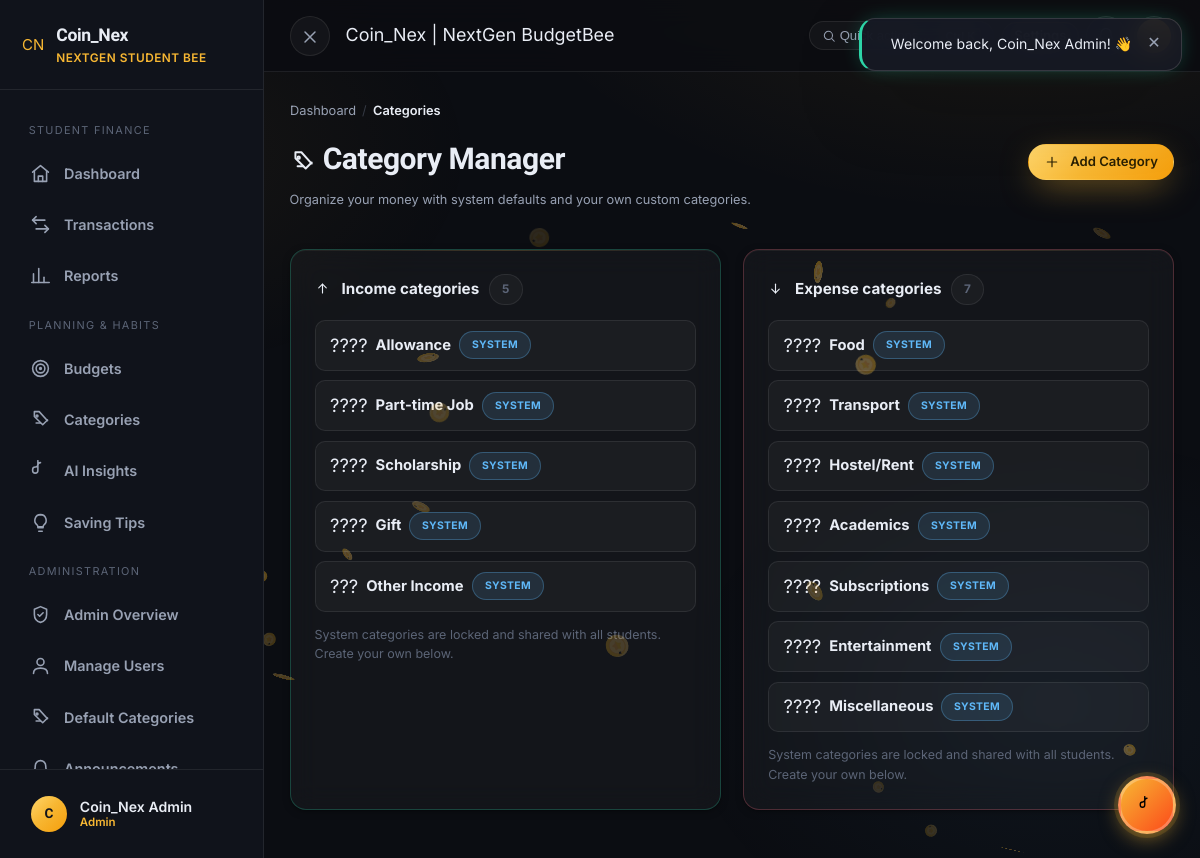
Page /categories (signed in) on the committed database.
### tables this page shows
CREATE TABLE `categories` (
  `category_id` int(10) UNSIGNED NOT NULL,
  `name` varchar(60) NOT NULL,
  `type` enum('income','expense') NOT NULL,
  `icon` varchar(40) NOT NULL DEFAULT '????',
  `is_default` tinyint(1) NOT NULL DEFAULT 0,
  `user_id` int(10) UNSIGNED DEFAULT NULL COMMENT 'Owner when personal; NULL for system defaults',
  `created_at` datetime NOT NULL DEFAULT current_timestamp()
);

### app/controllers/CategoriesController.php (called while the page is built, shortened)
<?php
final class CategoriesController
{
    public function index(): void
    {
        $categories = Category::allForUser(Helper::userId());
        $view = 'pages/categories';
        require VIEWS_PATH . '/layouts/app-layout.php';
    }
}

### app/core/App.php (called while the page is built, shortened)
<?php
final class App
{
    public static function run(): void
    {
        $path = Helper::basePathUri();
        $segments = $path === '/' ? [] : array_values(array_filter(explode('/', $path), static fn ($s) => $s !== ''));
        [$controllerClass, $methodSegment, $paramOffset] = self::resolve($segments);
        $params = array_slice($segments, $paramOffset);
        $controller = new $controllerClass();
        $controller->{$methodSegment}(...array_values($params));
    }
    private static function resolve(array $segments): array
    {
        $slug = $segments[0] ?? 'home';
        $controller = preg_replace('/[^a-zA-Z0-9_]/', '', $slug);
        $method     = preg_replace('/[^a-zA-Z0-9_]/', '', $segments[1] ?? 'index');
        return [ucfirst($controller) . 'Controller', $method, 2];
    }
}

### public/index.php (called while the page is built, shortened)
<?php
require dirname(__DIR__) . '/config/config.php';
App::run();

### app/core/Session.php (called while the page is built, shortened)
<?php
final class Session
{
    public static function get(string $key, mixed $default = null): mixed
    {
        return $_SESSION[$key] ?? $default;
    }
}

### app/core/Database.php (called while the page is built, shortened)
<?php
final class Database
{
    private static ?PDO $pdo = null;
    public static function pdo(): PDO
    {
        if (self::$pdo === null) {
            $dsn = 'mysql:host=' . DB_HOST . ';dbname=' . DB_NAME . ';charset=' . DB_CHARSET;
            self::$pdo = new PDO($dsn, DB_USER, DB_PASS, [
                PDO::ATTR_ERRMODE            => PDO::ERRMODE_EXCEPTION,
                PDO::ATTR_DEFAULT_FETCH_MODE => PDO::FETCH_ASSOC,
                PDO::ATTR_EMULATE_PREPARES   => false,
            ]);
        }
        return self::$pdo;
    }
    public static function run(string $sql, array $params = []): PDOStatement
    {
        $stmt = self::pdo()->prepare($sql);
        $stmt->execute($params);
        return $stmt;
    }
    public static function fetchAll(string $sql, array $params = []): array
    {
        return self::run($sql, $params)->fetchAll();
    }
}

### app/models/Category.php (called while the page is built, shortened)
<?php
final class Category
{
    public static function allForUser(int $userId): array
    {
        return Database::fetchAll(
            'SELECT * FROM categories
              WHERE is_default = 1 OR user_id = ?
              ORDER BY type DESC, is_default DESC, category_id ASC',
            [$userId]
        );
    }
}

### config/config.php (called while the page is built, shortened)
<?php
spl_autoload_register(static function (string $class): void {
    $map = [
        APP_PATH . '/core',
        APP_PATH . '/controllers',
        APP_PATH . '/models',
    ];
    foreach ($map as $dir) {
        $file = $dir . '/' . $class . '.php';
        if (is_file($file)) {
            return;
        }
    }
});

### app/views/pages/categories.php (the view, shortened to what this page needs)
<?php
function renderCategoryCard(array $group, string $type): void {
    $tint = $type === 'income' ? 'rgba(45,212,167,.25)' : 'rgba(251,113,133,.25)';
    $label = $type === 'income' ? 'Income' : 'Expense';
    $labelIcon = $type === 'income' ? Helper::icon('income', '15') : Helper::icon('expense', '15');
?>
    <div class="card" style="border-color:<?= $tint ?>;">
        <div class="card-title"><?= $labelIcon ?> <?= $label ?> categories <span class="badge badge-faint"><?= count($group) ?></span></div>
        <div class="flex" style="flex-direction:column;gap:.6rem;">
            <?php foreach ($group as $cat): ?>
            <div class="flex items-center between gap-1" style="background:var(--surface);border:1px solid var(--border);border-radius:var(--radius-sm);padding:.6rem .9rem;">
                <div class="flex items-center gap-1">
                    <span style="font-size:1.15rem;"><?= Helper::e($cat['icon']) ?></span>
                    <span class="bold" style="font-size:.92rem;"><?= Helper::e($cat['name']) ?></span>
                    <?php if ($cat['is_default']): ?>
                        <span class="badge badge-info" style="font-size:.65rem;">SYSTEM</span>
                    <?php else: ?>
                        <span class="badge badge-brand" style="font-size:.65rem;">MY CATEGORY</span>
                    <?php endif; ?>
                </div>
            </div>
            <?php endforeach; ?>
        </div>
        <div class="form-hint mt-2">System categories are locked and shared with all students. Create your own below.</div>
    </div>
<?php } ?>
<div class="flex between wrap gap-2 items-center mb-3">
    <div>
        <div class="breadcrumbs"><a href="<?= Helper::url('dashboard') ?>">Dashboard</a><span class="sep">/</span><span class="current">Categories</span></div>
        <h1><?= Helper::icon('tags', '26') ?> Category Manager</h1>
        <p class="muted small">Organize your money with system defaults and your own custom categories.</p>
    </div>
    <button type="button" class="btn btn-primary btn-sm" data-add-category><?= Helper::icon('plus', '15') ?> Add Category</button>
</div>
<div class="stagger" style="display:grid;grid-template-columns:1fr 1fr;gap:1.4rem;" id="category-grid">
    <?php
    renderCategoryCard($income, 'income');
    ?>
</div>

### app/views/layouts/app-layout.php (shortened to what this page needs)
<?php
$viewFile = VIEWS_PATH . '/' . $view . '.php';
$pageTitle ??= Helper::pageTitle();
$currentUser = Helper::currentUser();
$navBase = Helper::basePathUri();
$navItems = [
    ['dashboard', 'home', 'Dashboard'],
    ['transactions', 'swap', 'Transactions'],
    ['reports', 'chart', 'Reports'],
    ['budgets', 'target', 'Budgets'],
    ['categories', 'tags', 'Categories'],
    ['insights', 'brain', 'AI Insights'],
    ['tips', 'bulb', 'Saving Tips'],
];
function navItem(string $base, string $target, string $icon, string $label): string {
    $active = ($base === $target) || (str_starts_with($base, $target . '/'));
    $cls = $active ? 'nav-link active' : 'nav-link';
    return '<a class="' . $cls . '" href="' . Helper::url($target) . '" title="' . $label . '"><span class="nav-ico">' . Helper::icon($icon, '20') . '</span><span>' . $label . '</span></a>';
}
?>
<!DOCTYPE html>
<html lang="en" data-theme="<?= Helper::e($currentUser['theme'] ?? 'dark') ?>" style="--cc-font-scale:<?= Helper::e((float)($currentUser['font_scale'] ?? 1.0)) ?>;">
<head>
    <link rel="stylesheet" href="<?= Helper::asset('css/style.css') . '?v=20260926-responsive' ?>">
</head>
<body class="app-body">
    <div class="toast-wrap"></div>
    <div class="app-shell">
        <aside class="sidebar">
            <div class="sidebar-brand">
                <a href="<?= Helper::url('dashboard') ?>" style="display:flex;align-items:center;gap:.75rem;text-decoration:none;">
                    <div class="brand-badge-box site-brand-mark"><span class="brand-badge-initials">CN</span><span class="brand-live-dot"></span></div>
                    <div class="brand-text">
                        <div class="brand-name" style="color:var(--text);font-weight:700;font-size:1.1rem;letter-spacing:-0.02em;"><?= Helper::e(APP_NAME) ?></div>
                        <div class="brand-tag" style="color:var(--brand);font-size:.74rem;font-weight:600;text-transform:uppercase;letter-spacing:0.04em;">NextGen Student Bee</div>
                    </div>
                </a>
            </div>
            <nav class="sidebar-nav">
                <div class="nav-section">Student Finance</div>
                <?php foreach (array_slice($navItems, 0, 3) as [$route, $icon, $label]) {
                    echo navItem($navBase, $route, $icon, $label);
                } ?>
                <div class="nav-section">Planning &amp; Habits</div>
                <?php foreach (array_slice($navItems, 3, 4) as [$route, $icon, $label]) {
                    echo navItem($navBase, $route, $icon, $label);
                } ?>
                <?php if (Helper::isAdmin()): ?>
                <div class="nav-section">Administration</div>
                <?= navItem($navBase, 'admin', 'shield', 'Admin Overview'); ?>
                <?= navItem($navBase, 'admin/users', 'user', 'Manage Users'); ?>
                <?= navItem($navBase, 'admin/categories', 'tags', 'Default Categories'); ?>
                <?= navItem($navBase, 'admin/announcements', 'bell', 'Announcements'); ?>
                <?php endif; ?>
            </nav>
            <div class="sidebar-foot">
                <a href="<?= Helper::url('profile') ?>" class="nav-link" style="border-radius:12px;padding:.55rem .75rem;">
                    <span class="avatar-circle" style="width:36px;height:36px;font-size:.85rem;background:var(--grad-brand);color:#12141a;font-weight:700;"><?= Helper::e(mb_strtoupper(mb_substr($currentUser['name'] ?? 'U', 0, 1))) ?></span>
                    <span class="flex" style="flex-direction:column;gap:0;line-height:1.25;">
                        <span style="font-size:.88rem;font-weight:600;color:var(--text);"><?= Helper::e($currentUser['name'] ?? 'User') ?></span>
                        <span class="faint" style="font-size:.72rem;text-transform:capitalize;color:var(--brand);"><?= Helper::e($currentUser['role'] ?? 'student') ?></span>
                    </span>
                </a>
            </div>
        </aside>
        <div class="main-area">
            <header class="topbar">
                <button class="icon-btn" data-rail-collapse aria-label="Collapse sidebar" title="Collapse sidebar">
                    <span data-rail-collapse-ico><?= Helper::icon('x', '20') ?></span>
                </button>
                <div class="topbar-title-wrap">
                    <div class="page-title"><?= Helper::e($pageTitle) ?></div>
                </div>
                <div class="flex items-center gap-1" style="margin-left:auto;">
                    <button type="button" class="topbar-search-pill" onclick="openCommandPalette()" title="Press Ctrl+K to open spotlight">
                        <span><?= Helper::icon('search', '14') ?> Quick actions…</span>
                        <kbd>Ctrl K</kbd>
                    </button>
                    <div class="dropdown settings-dropdown">
                        <button type="button" class="btn btn-ghost btn-sm flex items-center gap-1" data-dropdown-trigger style="padding:.4rem .7rem;border-color:rgba(247,183,51,0.3);color:var(--text);" title="Display, Eye Protection & Sound Settings">
                            <?= Helper::icon('settings', '15') ?> <span>Settings</span>
                        </button>
                    </div>
                    <div class="dropdown notif-dot">
                        <button class="icon-btn" data-dropdown-trigger aria-label="Notifications"><?= Helper::icon('bell', '20') ?>
                        </button>
                    </div>
                    <div class="dropdown">
                        <button class="icon-btn" data-dropdown-trigger aria-label="Account menu" style="padding:2px;">
                            <span class="avatar-circle" style="width:34px;height:34px;font-size:.78rem;background:var(--grad-brand);color:#12141a;font-weight:700;"></span>
                        </button>
                    </div>
                </div>
            </header>
            <main class="content">
                <?php if (is_file($viewFile)) { require $viewFile; } else { Helper::abort("View not found: $view", 500); } ?>
    <link rel="stylesheet" href="<?= Helper::asset('css/light-theme-overrides.css') . '?v=20260927-light' ?>">
            </main>
        </div>
    </div>
    <div class="floating-bee-dock">
        <button type="button" class="bee-mascot-btn" onclick="toggleBeeSpeech()" title="Chat with BudgetBee AI">
            <?= Helper::icon('brain', '18') ?>
        </button>
    </div>
</body>
</html>

### app/core/Helper.php (shortened to what this page needs)
<?php
final class Helper
{
    public static function url(string $path = ''): string
    {
        $base = rtrim(BASE_URL, '/');
        $trimmed = ltrim($path, '/');
        return ($base === '' ? '' : $base) . '/' . $trimmed;
    }
    public static function asset(string $path): string
    {
        $base = rtrim(BASE_URL, '/');
        $clean = ltrim($path, '/');
        $root = defined('ROOT_PATH') ? ROOT_PATH : (defined('ROOT_DIR') ? ROOT_DIR : dirname(__DIR__, 2));
        $fullPath = $root . '/public/' . $clean;
        $ver = is_file($fullPath) ? (string) filemtime($fullPath) : (defined('APP_VERSION') ? APP_VERSION : '1.2.0');
        return ($base === '' ? '' : $base) . '/public/' . $clean . '?v=' . $ver;
    }
    public static function icon(string $name, string $size = '20'): string
    {
        $paths = $icons[$name] ?? '';
        if ($paths === '') return '';
        return '<svg class="cc-icon" width="' . $size . '" height="' . $size . '" viewBox="0 0 24 24" fill="none" stroke="currentColor" stroke-width="1.8" stroke-linecap="round" stroke-linejoin="round" aria-hidden="true">' . $paths . '</svg>';
    }
    public static function e(mixed $value): string
    {
        return htmlspecialchars((string) $value, ENT_QUOTES, 'UTF-8');
    }
    public static function currentUser(): ?array
    {
        $user = Session::get('user');
        return is_array($user) ? $user : null;
    }
    public static function userId(): ?int
    {
        $user = self::currentUser();
        return $user['user_id'] ?? null;
    }
    public static function isAdmin(): bool
    {
        $user = self::currentUser();
        return ($user['role'] ?? '') === 'admin';
    }
    public static function basePathUri(): string
    {
        $uri = parse_url($_SERVER['REQUEST_URI'] ?? '/', PHP_URL_PATH) ?? '/';
        $uri = rawurldecode($uri);
        $base = rawurldecode(rtrim(BASE_URL, '/'));
        $clean = trim($uri, '/');
        return $clean === '' ? '/' : '/' . $clean;
    }
    public static function pageTitle(): string
    {
        return APP_NAME . ' | ' . APP_TAGLINE;
    }
}

### app/views/pages/categories.php (style rules this page uses)
#category-grid { grid-template-columns: 1fr 1fr; }

### rows in the picture
categories: icon "????", name "Allowance", is_default "SYSTEM"
categories: icon "????", name "Part-time Job", is_default "SYSTEM"
categories: icon "????", name "Scholarship", is_default "SYSTEM"
categories: icon "????", name "Gift", is_default "SYSTEM"
categories: icon "???", name "Other Income", is_default "SYSTEM"
categories: icon "????", name "Food", is_default "SYSTEM"
categories: icon "????", name "Transport", is_default "SYSTEM"
categories: icon "????", name "Hostel/Rent", is_default "SYSTEM"
categories: icon "????", name "Academics", is_default "SYSTEM"
categories: icon "????", name "Subscriptions", is_default "SYSTEM"
categories: icon "????", name "Entertainment", is_default "SYSTEM"
categories: icon "????", name "Miscellaneous", is_default "SYSTEM"

### other values in the picture
Helper::e(APP_NAME) "Coin_Nex"
$label "Dashboard"
$label "Transactions"
$label "Reports"
$label "Budgets"
$label "Categories"
$label "AI Insights"
$label "Saving Tips"
Helper::e(mb_strtoupper(mb_substr($currentUser['name'] ?? 'U', 0, 1))) "C"
Helper::e($currentUser['name'] ?? 'User') "Coin_Nex Admin"
Helper::e($currentUser['role'] ?? 'student') "Admin"
Helper::e($pageTitle) "Coin_Nex | NextGen BudgetBee"
$label "Income Expense"
count($group) "5 7"
